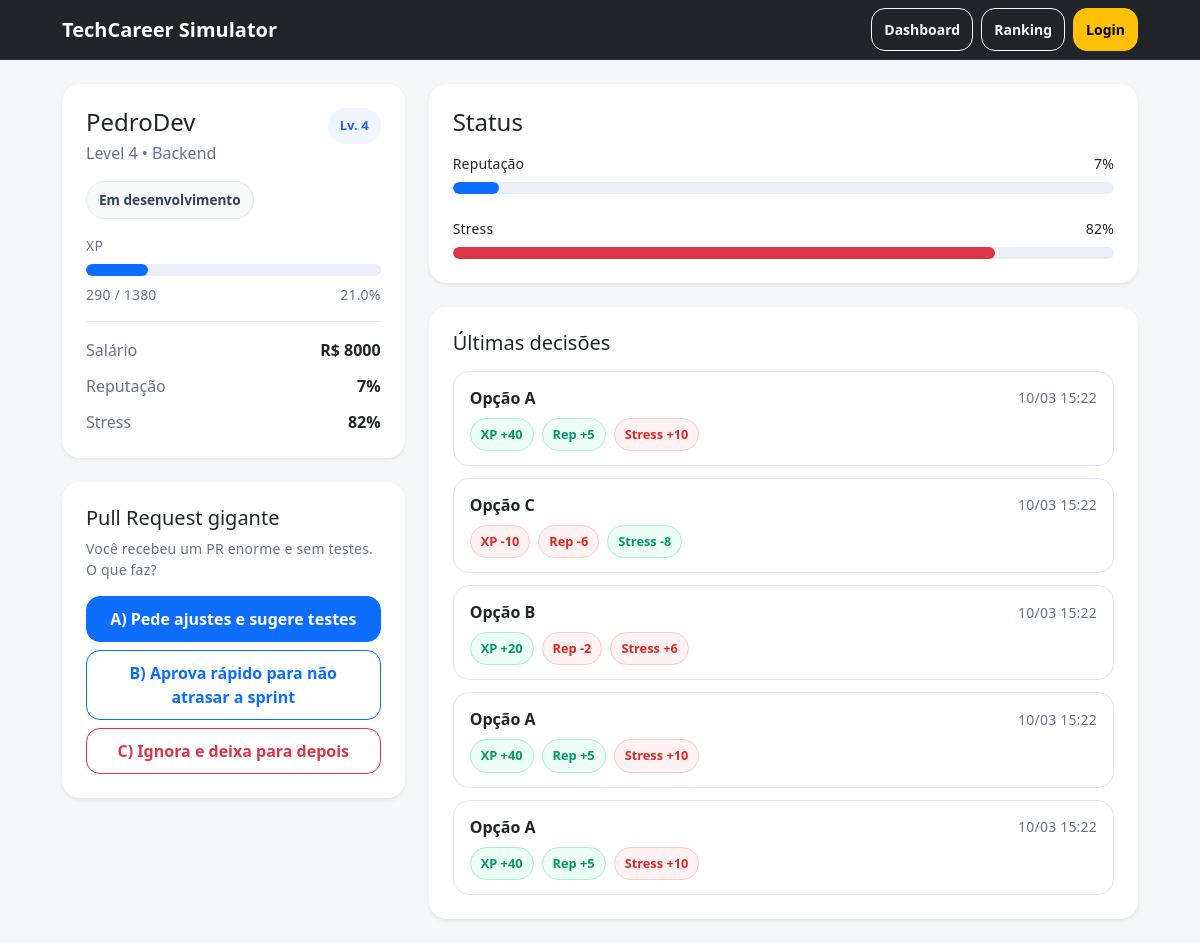
/dashboard, run on the app's committed database.
### models.py (models this page shows)
class User(db.Model):
    id = db.Column(db.Integer, primary_key=True)
    username = db.Column(db.String(100), unique=True, nullable=False)
    stats = db.relationship("Stats", backref="user", uselist=False)

class Stats(db.Model):
    id = db.Column(db.Integer, primary_key=True)
    user_id = db.Column(db.Integer, db.ForeignKey("user.id"), nullable=False, unique=True)
    level = db.Column(db.Integer, default=1)
    xp = db.Column(db.Integer, default=0)
    xp_max = db.Column(db.Integer, default=100)
    salary = db.Column(db.Integer, default=2000)
    reputation = db.Column(db.Integer, default=50)
    stress = db.Column(db.Integer, default=10)

class DecisionLog(db.Model):
    id = db.Column(db.Integer, primary_key=True)
    user_id = db.Column(db.Integer, db.ForeignKey("user.id"), nullable=False)
    choice = db.Column(db.String(1), nullable=False)  # A, B, C
    delta_xp = db.Column(db.Integer, default=0)
    delta_reputation = db.Column(db.Integer, default=0)
    delta_stress = db.Column(db.Integer, default=0)
    created_at = db.Column(db.DateTime, default=datetime.utcnow)

### app.py (the view)
@app.route("/dashboard")
def dashboard():
    user = User.query.first()
    stats = Stats.query.first()
    logs = DecisionLog.query.order_by(DecisionLog.created_at.desc()).limit(5).all()
    if not user or not stats:
        return redirect(url_for("login"))
    current_challenge = random.choice(challenges)
    return render_template(
        "dashboard.html",
        user=user,
        stats=stats,
        logs=logs,
        current_challenge=current_challenge
    )

### templates/dashboard.html (shortened to what this page needs)
{% extends "base.html" %}
{% block content %}
<div class="row g-4">
  <div class="col-12 col-lg-4">
    <div class="card shadow-sm border-0 profile-card">
      <div class="card-body p-4">
        <div class="d-flex justify-content-between align-items-start mb-3">
          <div>
            <h1 class="h4 mb-1">{{ user.username }}</h1>
            <p class="text-secondary mb-0">Level {{ stats.level }} • Backend</p>
          </div>
          <span class="level-badge">Lv. {{ stats.level }}</span>
        </div>
        {% if stats.stress >= 90 %}
          <div class="status-chip danger-soft mb-3">Em risco de burnout</div>
        {% elif stats.reputation >= 80 %}
          <div class="status-chip success-soft mb-3">Profissional em destaque</div>
        {% elif stats.xp >= stats.xp_max * 0.8 %}
          <div class="status-chip info-soft mb-3">Próximo de subir de nível</div>
        {% else %}
          <div class="status-chip neutral-soft mb-3">Em desenvolvimento</div>
        {% endif %}
        <div class="mb-2 small text-secondary">XP</div>
        <div class="progress mb-2">
          <div class="progress-bar" style="width: {{ (stats.xp / stats.xp_max) * 100 }}%"></div>
        </div>
        <div class="d-flex justify-content-between small text-secondary mb-3">
          <span>{{ stats.xp }} / {{ stats.xp_max }}</span>
          <span>{{ ((stats.xp / stats.xp_max) * 100) | round(1) }}%</span>
        </div>
        <hr>
        <div class="info-row">
          <span class="text-secondary">Salário</span>
          <span class="fw-semibold">R$ {{ stats.salary }}</span>
        </div>
        <div class="info-row">
          <span class="text-secondary">Reputação</span>
          <span class="fw-semibold">{{ stats.reputation }}%</span>
        </div>
        <div class="info-row">
          <span class="text-secondary">Stress</span>
          <span class="fw-semibold {% if stats.stress >= 90 %}text-danger{% endif %}">
            {{ stats.stress }}%
          </span>
        </div>
      </div>
    </div>
    <div class="card shadow-sm border-0 mt-4">
      <div class="card-body p-4">
        <h2 class="h5 mb-2">{{ current_challenge.title }}</h2>
<p class="text-secondary small mb-3">
  {{ current_challenge.prompt }}
</p>
        <form method="POST" action="{{ url_for('choose') }}" class="d-grid gap-2 mt-3">
          <button
            class="btn btn-primary"
            name="choice"
            value="A"
            type="submit"
          >
            A) {{ current_challenge.a }}
          </button>
          <button
            class="btn btn-outline-primary"
            name="choice"
            value="B"
            type="submit"
          >
            B) {{ current_challenge.b }}
          </button>
          <button
            class="btn btn-outline-danger"
            name="choice"
            value="C"
            type="submit"
          >
            C) {{ current_challenge.c }}
          </button>
        </form>
      </div>
    </div>
  </div>
  <div class="col-12 col-lg-8">
    <div class="card shadow-sm border-0">
      <div class="card-body p-4">
        <div class="d-flex justify-content-between align-items-center mb-3">
          <h2 class="h4 mb-0">Status</h2>
        </div>
        <div class="mb-2 d-flex justify-content-between small">
          <span>Reputação</span>
          <span>{{ stats.reputation }}%</span>
        </div>
        <div class="progress mb-4">
          <div class="progress-bar" style="width: {{ stats.reputation }}%"></div>
        </div>
        <div class="mb-2 d-flex justify-content-between small">
          <span>Stress</span>
          <span>{{ stats.stress }}%</span>
        </div>
        <div class="progress">
          <div class="progress-bar bg-danger" style="width: {{ stats.stress }}%"></div>
        </div>
      </div>
    </div>
<div class="card shadow-sm border-0 mt-4">
  <div class="card-body p-4">
    <h2 class="h5 mb-3">Últimas decisões</h2>
    {% if logs and logs|length > 0 %}
      <div class="decision-list">
        {% for l in logs %}
          <div class="decision-item">
            <div class="decision-top">
              <div class="fw-semibold">Opção {{ l.choice }}</div>
              <span class="text-secondary small">{{ l.created_at.strftime("%d/%m %H:%M") }}</span>
            </div>
            <div class="decision-stats mt-2">
              <span class="decision-pill {% if l.delta_xp >= 0 %}pill-positive{% else %}pill-negative{% endif %}">
                XP {{ "+" if l.delta_xp > 0 else "" }}{{ l.delta_xp }}
              </span>
              <span class="decision-pill {% if l.delta_reputation >= 0 %}pill-positive{% else %}pill-negative{% endif %}">
                Rep {{ "+" if l.delta_reputation > 0 else "" }}{{ l.delta_reputation }}
              </span>
              <span class="decision-pill {% if l.delta_stress <= 0 %}pill-positive{% else %}pill-negative{% endif %}">
                Stress {{ "+" if l.delta_stress > 0 else "" }}{{ l.delta_stress }}
              </span>
            </div>
          </div>
        {% endfor %}
      </div>
    {% else %}
      <p class="text-secondary mb-0">Nenhuma decisão registrada ainda.</p>
    {% endif %}
  </div>
</div>
{% endblock %}

### templates/base.html (shortened to what this page needs)
<!doctype html>
<html lang="pt-br">
<head>
  <link href="https://cdn.jsdelivr.net/npm/bootstrap@5.3.3/dist/css/bootstrap.min.css" rel="stylesheet">
  <link href="{{ url_for('static', filename='css/style.css') }}" rel="stylesheet">
</head>
<body>
<nav class="navbar navbar-expand-lg navbar-dark bg-dark">
  <div class="container">
    <a class="navbar-brand fw-semibold" href="{{ url_for('dashboard') }}">TechCareer Simulator</a>
    <div class="ms-auto d-flex gap-2">
      <a class="btn btn-outline-light btn-sm" href="{{ url_for('dashboard') }}">Dashboard</a>
      <a class="btn btn-outline-light btn-sm" href="{{ url_for('ranking') }}">Ranking</a>
      <a class="btn btn-warning btn-sm" href="{{ url_for('login') }}">Login</a>
    </div>
  </div>
</nav>
<main class="container my-4">
  {% block content %}{% endblock %}
</main>
</body>
</html>

### static/css/style.css (style rules this page uses)
:root { --bg: #f6f7fb; --card: #ffffff; --text: #0f172a; --muted: #64748b; --border: #e2e8f0; --shadow: 0 10px 30px rgba(15, 23, 42, 0.08); }
body { background: var(--bg); color: var(--text); }
.navbar { border-bottom: 1px solid rgba(255,255,255,0.06); }
.container { max-width: 1100px; }
.card { background: var(--card); border-radius: 18px; box-shadow: var(--shadow); }
.card .card-body { padding: 22px; }
hr { border-color: var(--border); opacity: 1; }
.text-secondary { color: var(--muted) !important; }
.progress { height: 12px; border-radius: 999px; background: #e9eef7; }
.progress-bar { border-radius: 999px; }
.btn { border-radius: 14px; padding: 10px 12px; font-weight: 600; }
.btn-outline-primary, .btn-outline-danger { background: #fff; }
.small { letter-spacing: 0.2px; }
.profile-card { position: relative; }
.level-badge { background: #eff6ff; color: #2563eb; font-size: 0.82rem; font-weight: 700; padding: 8px 12px; border-radius: 999px; }
.status-chip { display: inline-block; padding: 8px 12px; border-radius: 999px; font-size: 0.85rem; font-weight: 600; border: 1px solid var(--border); }
.neutral-soft { background: #f8fafc; color: #334155; }
.info-row { display: flex; justify-content: space-between; margin-top: 12px; }
.decision-list { display: flex; flex-direction: column; gap: 12px; }
.decision-item { border: 1px solid var(--border); border-radius: 16px; padding: 14px 16px; background: #fff; transition: transform 0.18s ease, box-shadow 0.18s ease; }
.decision-top { display: flex; justify-content: space-between; align-items: center; gap: 12px; }
.decision-stats { display: flex; flex-wrap: wrap; gap: 8px; }
.decision-pill { display: inline-block; padding: 6px 10px; border-radius: 999px; font-size: 0.8rem; font-weight: 700; border: 1px solid transparent; }
.pill-positive { background: #ecfdf5; color: #059669; border-color: #a7f3d0; }
.pill-negative { background: #fef2f2; color: #dc2626; border-color: #fecaca; }

### data on the page
User: username "PedroDev"
Stats: level "4", xp "290", xp_max "1380", ((stats.xp/stats.xp_max)*100)|round(1) "21.0", salary "8000", reputation "7", stress "82"
DecisionLog: choice "A", created_at "10/03 15:22", delta_xp "+", delta_xp "40", delta_reputation "+", delta_reputation "5", delta_stress "+", delta_stress "10"
DecisionLog: choice "C", created_at "10/03 15:22", delta_xp "-10", delta_reputation "-6", delta_stress "-8"
DecisionLog: choice "B", created_at "10/03 15:22", delta_xp "+", delta_xp "20", delta_reputation "-2", delta_stress "+", delta_stress "6"
DecisionLog: choice "A", created_at "10/03 15:22", delta_xp "+", delta_xp "40", delta_reputation "+", delta_reputation "5", delta_stress "+", delta_stress "10"
DecisionLog: choice "A", created_at "10/03 15:22", delta_xp "+", delta_xp "40", delta_reputation "+", delta_reputation "5", delta_stress "+", delta_stress "10"
